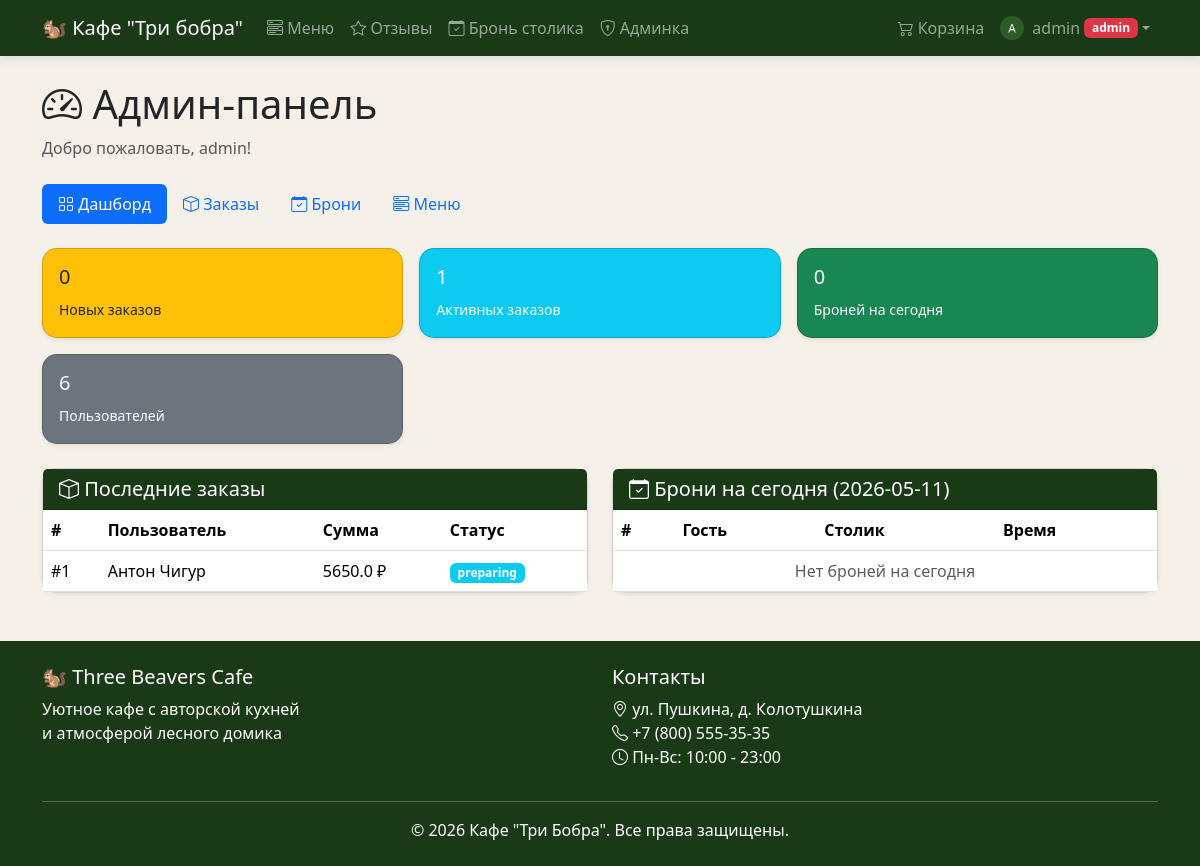
The page /admin/ (signed in) on the database its author committed.
### models.py (models this page shows)
class User(UserMixin, db.Model):
    id = db.Column(db.Integer, primary_key=True)
    username = db.Column(db.String(80), unique=True, nullable=False)
    email = db.Column(db.String(120), unique=True, nullable=False)
    password_hash = db.Column(db.String(256), nullable=False)
    is_admin = db.Column(db.Boolean, default=False)
    avatar = db.Column(db.String(300), default="default-avatar.png")
    cart_items = db.relationship("CartItem", backref="user", lazy=True)
    orders = db.relationship("Order", backref="user", lazy=True)
    bookings = db.relationship("Booking", backref="user", lazy=True)
    reviews = db.relationship("Review", backref="user", lazy=True)

class Order(db.Model):
    id = db.Column(db.Integer, primary_key=True)
    user_id = db.Column(db.Integer, db.ForeignKey("user.id"), nullable=False)
    total_price = db.Column(db.Float, nullable=False)
    status = db.Column(db.String(20), default="new")
    delivery_address = db.Column(db.String(300), nullable=True)
    latitude = db.Column(db.Float, nullable=True)
    longitude = db.Column(db.Float, nullable=True)
    created_at = db.Column(db.DateTime, default=datetime.utcnow)
    items = db.relationship("OrderItem", backref="order", lazy=True)

### routes/admin.py (the view)
@admin_bp.route("/")
@login_required
@admin_required
def dashboard():
    today = date.today()
    stats = {
        "new_orders": Order.query.filter_by(status="new").count(),
        "active_orders": Order.query.filter(Order.status.in_(["new", "preparing", "ready"])).count(),
        "today_bookings": Booking.query.filter_by(date=today).count(),
        "pending_bookings": Booking.query.filter_by(status="pending").count(),
        "total_users": User.query.count(),
        "total_menu": MenuItem.query.count(),
    }
    recent_orders = Order.query.order_by(Order.created_at.desc()).limit(10).all()
    today_bookings = Booking.query.filter_by(date=today).order_by(Booking.time_from).all()
    return render_template("admin/dashboard.html",
                           stats=stats,
                           recent_orders=recent_orders,
                           today_bookings=today_bookings,
                           today=today)

### routes/admin.py (called while the page is built)
def admin_required(f):
    @wraps(f)
    def decorated_function(*args, **kwargs):
        if not current_user.is_authenticated or not current_user.is_admin:
            flash("Доступ запрещён! Только для администраторов.", "danger")
            return redirect(url_for("main.index"))
        return f(*args, **kwargs)
    return decorated_function

### templates/admin/dashboard.html (shortened to what this page needs)
{% extends "base.html" %}
{% block content %}
<div class="container">
    <h1 class="mb-2"><i class="bi bi-speedometer2"></i> Админ-панель</h1>
    <p class="text-muted mb-4">Добро пожаловать, {{ current_user.username }}!</p>
    <ul class="nav nav-pills mb-4">
        <li class="nav-item"><a class="nav-link active" href="{{ url_for('admin.dashboard') }}"><i class="bi bi-grid"></i> Дашборд</a></li>
        <li class="nav-item"><a class="nav-link" href="{{ url_for('admin.orders') }}"><i class="bi bi-box"></i> Заказы</a></li>
        <li class="nav-item"><a class="nav-link" href="{{ url_for('admin.bookings') }}"><i class="bi bi-calendar-check"></i> Брони</a></li>
        <li class="nav-item"><a class="nav-link" href="{{ url_for('admin.menu') }}"><i class="bi bi-menu-button-wide"></i> Меню</a></li>
    </ul>
    <div class="row g-3 mb-4">
        <div class="col-md-4">
            <div class="card bg-warning text-dark shadow-sm">
                <div class="card-body"><h5>{{ stats.new_orders }}</h5><small>Новых заказов</small></div>
            </div>
        </div>
        <div class="col-md-4">
            <div class="card bg-info text-white shadow-sm">
                <div class="card-body"><h5>{{ stats.active_orders }}</h5><small>Активных заказов</small></div>
            </div>
        </div>
        <div class="col-md-4">
            <div class="card bg-success text-white shadow-sm">
                <div class="card-body"><h5>{{ stats.today_bookings }}</h5><small>Броней на сегодня</small></div>
            </div>
        </div>
        <div class="col-md-4">
            <div class="card bg-secondary text-white shadow-sm">
                <div class="card-body"><h5>{{ stats.total_users }}</h5><small>Пользователей</small></div>
            </div>
        </div>
    </div>
    <div class="row">
        <div class="col-md-6 mb-4">
            <div class="card shadow-sm">
                <div class="card-header bg-dark-green text-white"><h5 class="mb-0"><i class="bi bi-box"></i> Последние заказы</h5></div>
                <div class="card-body p-0">
                    <table class="table table-hover mb-0">
                        <thead><tr><th>#</th><th>Пользователь</th><th>Сумма</th><th>Статус</th></tr></thead>
                        <tbody>
                            {% for o in recent_orders %}
                            <tr>
                                <td>#{{ o.id }}</td>
                                <td>{{ o.user.username }}</td>
                                <td>{{ o.total_price }} ₽</td>
                                <td><span class="badge bg-{% if o.status=='new' %}warning{% elif o.status=='delivered' %}success{% elif o.status=='cancelled' %}danger{% else %}info{% endif %}">{{ o.status }}</span></td>
                            </tr>
                            {% endfor %}
                        </tbody>
                    </table>
                </div>
            </div>
        </div>
        <div class="col-md-6 mb-4">
            <div class="card shadow-sm">
                <div class="card-header bg-dark-green text-white"><h5 class="mb-0"><i class="bi bi-calendar-check"></i> Брони на сегодня ({{ today }})</h5></div>
                <div class="card-body p-0">
                    <table class="table table-hover mb-0">
                        <thead><tr><th>#</th><th>Гость</th><th>Столик</th><th>Время</th></tr></thead>
                        <tbody>
                            {% for b in today_bookings %}
                            <tr>
                                <td>#{{ b.id }}</td>
                                <td>{{ b.user.username }}</td>
                                <td>№{{ b.table_number }}</td>
                                <td>{{ b.time_from }}–{{ b.time_to }}</td>
                            </tr>
                            {% else %}
                            <tr><td colspan="4" class="text-center text-muted">Нет броней на сегодня</td></tr>
                            {% endfor %}
                        </tbody>
                    </table>
                </div>
            </div>
        </div>
    </div>
</div>
{% endblock %}

### templates/base.html (shortened to what this page needs)
<!DOCTYPE html>
<html lang="ru">
<head>
    <link href="https://cdn.jsdelivr.net/npm/bootstrap@5.3.2/dist/css/bootstrap.min.css" rel="stylesheet">
    <link href="https://cdn.jsdelivr.net/npm/bootstrap-icons@1.11.2/font/bootstrap-icons.css" rel="stylesheet">
    <link href="{{ url_for('static', filename='css/style.css') }}" rel="stylesheet">
</head>
<body>
    <nav class="navbar navbar-expand-lg navbar-dark bg-dark-green sticky-top">
        <div class="container">
            <a class="navbar-brand" href="{{ url_for('main.index') }}">
                🐿 Кафе "Три бобра"
            </a>
            <div class="collapse navbar-collapse" id="navbarNav">
                <ul class="navbar-nav me-auto">
                    <li class="nav-item">
                        <a class="nav-link" href="{{ url_for('menu.menu') }}">
                            <i class="bi bi-menu-button-wide"></i> Меню
                        </a>
                    </li>
                    <li class="nav-item">
                        <a class="nav-link" href="{{ url_for('reviews.reviews') }}">
                            <i class="bi bi-star"></i> Отзывы
                        </a>
                    </li>
                    <li class="nav-item">
                        <a class="nav-link" href="{{ url_for('booking.booking') }}">
                            <i class="bi bi-calendar-check"></i> Бронь столика
                        </a>
                    </li>
                    {% if current_user.is_authenticated and current_user.is_admin %}
                    <li class="nav-item">
                        <a class="nav-link" href="{{ url_for('admin.dashboard') }}">
                            <i class="bi bi-shield-lock"></i> Админка
                        </a>
                    </li>
                    {% endif %}
                </ul>
                <ul class="navbar-nav">
                    {% if current_user.is_authenticated %}
                    <li class="nav-item">
                        <a class="nav-link d-flex align-items-center gap-1" href="{{ url_for('cart.cart') }}">
                            <i class="bi bi-cart2"></i> Корзина
                        </a>
                    </li>
                    <li class="nav-item dropdown">
                        <a class="nav-link dropdown-toggle d-flex align-items-center" href="#" role="button" data-bs-toggle="dropdown">
                            <img src="/auth/avatar/{{ current_user.id }}"
                                 class="rounded-circle me-2"
                                 style="width: 24px; height: 24px; object-fit: cover;"
                                 alt="">
                            {{ current_user.username }}
                            {% if current_user.is_admin %}<span class="badge bg-danger ms-1">admin</span>{% endif %}
                        </a>
                    </li>
                    {% endif %}
                </ul>
            </div>
        </div>
    </nav>
    <main class="py-4">
        {% block content %}{% endblock %}
    </main>
    <footer class="bg-dark-green text-white py-4 mt-auto">
        <div class="container">
            <div class="row">
                <div class="col-md-6">
                    <h5>🐿 Three Beavers Cafe</h5>
                    <p>Уютное кафе с авторской кухней<br>и атмосферой лесного домика</p>
                </div>
                <div class="col-md-6">
                    <h5>Контакты</h5>
                    <p>
                        <i class="bi bi-geo-alt"></i> ул. Пушкина, д. Колотушкина<br>
                        <i class="bi bi-telephone"></i> +7 (800) 555-35-35<br>
                        <i class="bi bi-clock"></i> Пн-Вс: 10:00 - 23:00
                    </p>
                </div>
            </div>
            <hr>
            <p class="text-center mb-0">&copy; 2026 Кафе "Три Бобра". Все права защищены.</p>
        </div>
    </footer>
</body>
</html>

### static/css/style.css (style rules this page uses)
:root { --beaver-green: #2d5a27; --beaver-dark: #1a3a17; --beaver-light: #4a7c43; --beaver-gold: #c4a35a; --beaver-cream: #f5f0e8; --beaver-brown: #6b4f3c; }
.bg-dark-green { background-color: var(--beaver-dark) !important; }
.card { border-radius: 15px; transition: transform 0.3s, box-shadow 0.3s; }
.navbar { box-shadow: 0 2px 10px rgba(0, 0, 0, 0.1); }
.nav-link { transition: color 0.3s; }
footer { background-color: var(--beaver-dark); }
body { background-color: var(--beaver-cream); min-height: 100vh; display: flex; flex-direction: column; }
main { flex: 1; }
a.nav-link.d-flex { white-space: nowrap; }

### rows shown on the page
User: username "admin"
Order: id "1", user.username "Антон Чигур", total_price "5650.0", status "preparing"

### other values the page prints
{{ stats.new_orders }} "0"
{{ stats.active_orders }} "1"
{{ stats.today_bookings }} "0"
{{ stats.total_users }} "6"
